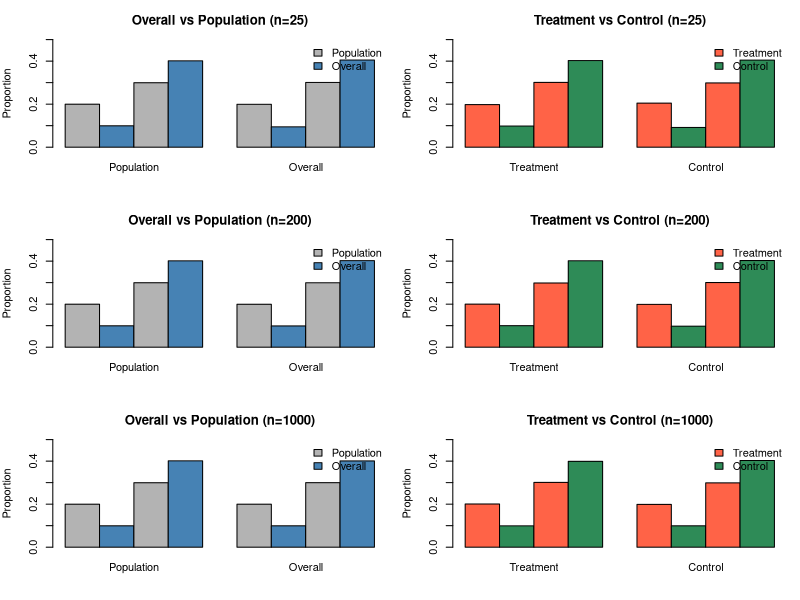

Reproduce this figure in R.
## ---- chunk 1
## -----------------------------
## 0) 总体与真值
## -----------------------------
set.seed(123)

N <- 100000
traits <- c("A","B","C","D")
p_true  <- c(0.20, 0.10, 0.30, 0.40)

pop <- sample(traits, size = N, replace = TRUE, prob = p_true)    # 总体标签
p_pop <- as.numeric(prop.table(table(factor(pop, levels = traits))))  # 总体真值
names(p_pop) <- traits

## -----------------------------
## 1) 核心函数：给定 n、重复 R 次，返回三组平均比例
## -----------------------------
sim_props <- function(n, R = 500){
  over <- matrix(NA_real_, nrow = R, ncol = 4)
  trea <- matrix(NA_real_, nrow = R, ncol = 4)
  ctrl <- matrix(NA_real_, nrow = R, ncol = 4)
  for(i in 1:R){ #Repeats this process many times
    samp <- sample(pop, size = n, replace = FALSE) #Randomly samples n observations from a population with some distribution of traits
    trt  <- rbinom(n, size = 1, prob = 0.5) #Randomly assigns each observation to the treatment or control group with an equal probability
    over[i, ] <- as.numeric(prop.table(table(factor(samp,             levels = traits))))#每次迭代计算整个样本、treatment、control 三组的比例
    trea[i, ] <- as.numeric(prop.table(table(factor(samp[trt == 1],   levels = traits))))
    ctrl[i, ] <- as.numeric(prop.table(table(factor(samp[trt == 0],   levels = traits))))
  }
  list(
    overall = colMeans(over, na.rm = TRUE),
    treat   = colMeans(trea, na.rm = TRUE),
    control = colMeans(ctrl, na.rm = TRUE)
  )
}

## -----------------------------
## 2) 选择几个 n 展示“n 越大越接近/越相似”
## -----------------------------
ns <- c(25, 200, 1000)   # 你可改；从小到大即可

par(mfrow = c(length(ns), 2), mar = c(4,4,3,1))  # 每个 n 画两张图

for(n in ns){
  S <- sim_props(n, R = 400)

  ## 图A：overall vs population（看样本比例随 n 逼近真值）
  mat_over_pop <- rbind(Population = p_pop, Overall = S$overall)   # 2×4，作业要求 5：展示随着 n 增大，样本比例接近总体比例
  barplot(t(mat_over_pop), beside = TRUE, ylim = c(0, 0.5),
          main = paste0("Overall vs Population (n=", n, ")"),
          ylab = "Proportion", col = c("gray70","steelblue"))
  legend("topright", fill = c("gray70","steelblue"), legend = c("Population","Overall"), bty = "n")

  ## 图B：treatment vs control（看两组随 n 更相似）
  mat_tc <- rbind(Treatment = S$treat, Control = S$control)        # 2×4，展示随着 n 增大，treatment 与 control 比例更相似
  barplot(t(mat_tc), beside = TRUE, ylim = c(0, 0.5),
          main = paste0("Treatment vs Control (n=", n, ")"),
          ylab = "Proportion", col = c("tomato","seagreen"))
  legend("topright", fill = c("tomato","seagreen"), legend = c("Treatment","Control"), bty = "n")
}

par(mfrow = c(1,1))

## ---- chunk 2
library ("dplyr")
voting <- read.csv("voting.csv")

class(voting$message)
class(voting$voted)
class(voting$birth)
# Treatment is the social pressure message, it is a discrete variable, the data type is character/string

#Create a new treatment variable in your data frame that is a binary version of the existing treatment variable. Your new variable should equal 1 if the observation was treated, and 0 otherwise.
voting$treatment <- ifelse (voting$message == "yes", 1, 0)

#Compute the average outcome for the treatment group and the average outcome for the control group. Interpret the results by writing 1-2 sentences about what these numbers mean substantively.

avg_outcome <- voting %>% 
  group_by (treatment) %>% 
  summarise (avg_outcome = mean (voted, na.rm = TRUE))

avg_outcome_treatment <- avg_outcome$avg_outcome[avg_outcome$treatment == 1]
avg_outcome_control <- avg_outcome$avg_outcome[avg_outcome$treatment == 0]

avg_outcome_treatment
avg_outcome_control

# Interpret: The average turnout in the treatment group, who received the social pressure message, was 37.8%, compared to 29.7% in the control group. This indicates that exposure to the social pressure mailing substantially increased the likelihood of voting, raising turnout by about 8 percentage points.

#Use brackets to subset the data frame and create two new data frames, one for the treatment group and one for the control group.
treatment_data <- voting[voting$treatment == 1, ]
control_data <- voting[voting$treatment == 0, ]

#What is the average birth year for the treatment and control groups?
avg_birth_treatment <- mean(treatment_data$birth)
avg_birth_control <- mean(control_data$birth)
avg_birth_treatment
avg_birth_control

#What is the estimated average causal effect for this experiment? Provide the calculated average effect and a substantive interpretation.
estimated_effect <- avg_outcome_treatment - avg_outcome_control

# Interpret: exposure to the social pressure mailing substantially increased the likelihood of voting, raising turnout by about 8 percentage points

#Suppose we wanted to claim that the estimated causal effect is an estimated effect for the entire U.S. population. What assumption would need to hold for us to make this claim?

# To treat the estimated causal effect from this experiment as the causal effect for the entire U.S. voting-eligible population, we need an external validity assumption. The sample of voters included in the study must be representative of the broader electorate in ways that matter for how the treatment operates, or else we must assume that the effect of receiving a social pressure mailing is constant across different subgroups of voters. In other words, the process by which these voters were sampled should not bias the relationship between the mailing and the decision to vote. In addition, the standard causal assumptions of randomized experiments must hold. The Stable Unit Treatment Value Assumption requires that one person’s turnout decision is not affected by whether others around them received a mailing, and that all treated voters were exposed to the same type of social pressure message. Finally, random assignment must be valid: each voter in the study must have had an equal chance of being assigned to the mailing or no-mailing condition, and this assignment must not be correlated with their underlying propensity to vote.

